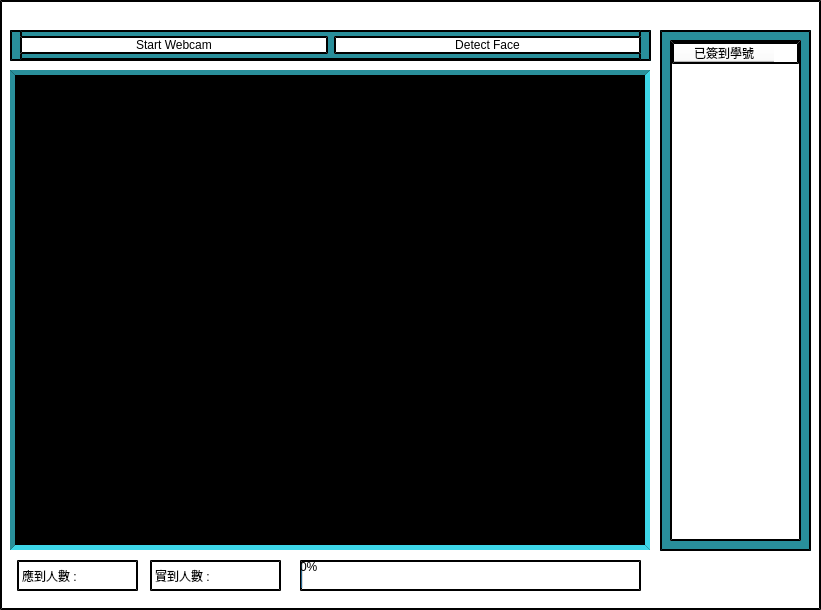
<?xml version="1.0" encoding="UTF-8"?>
<ui version="4.0">
 <class>Dialog</class>
 <widget class="QDialog" name="Dialog">
  <property name="geometry">
   <rect>
    <x>0</x>
    <y>0</y>
    <width>821</width>
    <height>610</height>
   </rect>
  </property>
  <property name="palette">
   <palette>
    <active>
     <colorrole role="Button">
      <brush brushstyle="SolidPattern">
       <color alpha="255">
        <red>255</red>
        <green>255</green>
        <blue>255</blue>
       </color>
      </brush>
     </colorrole>
     <colorrole role="Base">
      <brush brushstyle="SolidPattern">
       <color alpha="255">
        <red>255</red>
        <green>255</green>
        <blue>255</blue>
       </color>
      </brush>
     </colorrole>
     <colorrole role="Window">
      <brush brushstyle="SolidPattern">
       <color alpha="255">
        <red>255</red>
        <green>255</green>
        <blue>255</blue>
       </color>
      </brush>
     </colorrole>
    </active>
    <inactive>
     <colorrole role="Button">
      <brush brushstyle="SolidPattern">
       <color alpha="255">
        <red>255</red>
        <green>255</green>
        <blue>255</blue>
       </color>
      </brush>
     </colorrole>
     <colorrole role="Base">
      <brush brushstyle="SolidPattern">
       <color alpha="255">
        <red>255</red>
        <green>255</green>
        <blue>255</blue>
       </color>
      </brush>
     </colorrole>
     <colorrole role="Window">
      <brush brushstyle="SolidPattern">
       <color alpha="255">
        <red>255</red>
        <green>255</green>
        <blue>255</blue>
       </color>
      </brush>
     </colorrole>
    </inactive>
    <disabled>
     <colorrole role="Button">
      <brush brushstyle="SolidPattern">
       <color alpha="255">
        <red>255</red>
        <green>255</green>
        <blue>255</blue>
       </color>
      </brush>
     </colorrole>
     <colorrole role="Base">
      <brush brushstyle="SolidPattern">
       <color alpha="255">
        <red>255</red>
        <green>255</green>
        <blue>255</blue>
       </color>
      </brush>
     </colorrole>
     <colorrole role="Window">
      <brush brushstyle="SolidPattern">
       <color alpha="255">
        <red>255</red>
        <green>255</green>
        <blue>255</blue>
       </color>
      </brush>
     </colorrole>
    </disabled>
   </palette>
  </property>
  <property name="contextMenuPolicy">
   <enum>Qt::NoContextMenu</enum>
  </property>
  <property name="windowTitle">
   <string>Dialog</string>
  </property>
  <property name="windowOpacity">
   <double>1.000000000000000</double>
  </property>
  <property name="styleSheet">
   <string notr="true">background-color: rgb(255, 255, 255);
border-color: rgb(0,0,0);
border-width : 2px;
border-style:inset;</string>
  </property>
  <property name="modal">
   <bool>true</bool>
  </property>
  <widget class="QLabel" name="imglabel">
   <property name="geometry">
    <rect>
     <x>10</x>
     <y>70</y>
     <width>640</width>
     <height>480</height>
    </rect>
   </property>
   <property name="palette">
    <palette>
     <active>
      <colorrole role="Button">
       <brush brushstyle="SolidPattern">
        <color alpha="255">
         <red>0</red>
         <green>0</green>
         <blue>0</blue>
        </color>
       </brush>
      </colorrole>
      <colorrole role="Base">
       <brush brushstyle="SolidPattern">
        <color alpha="255">
         <red>0</red>
         <green>0</green>
         <blue>0</blue>
        </color>
       </brush>
      </colorrole>
      <colorrole role="Window">
       <brush brushstyle="SolidPattern">
        <color alpha="255">
         <red>0</red>
         <green>0</green>
         <blue>0</blue>
        </color>
       </brush>
      </colorrole>
     </active>
     <inactive>
      <colorrole role="Button">
       <brush brushstyle="SolidPattern">
        <color alpha="255">
         <red>0</red>
         <green>0</green>
         <blue>0</blue>
        </color>
       </brush>
      </colorrole>
      <colorrole role="Base">
       <brush brushstyle="SolidPattern">
        <color alpha="255">
         <red>0</red>
         <green>0</green>
         <blue>0</blue>
        </color>
       </brush>
      </colorrole>
      <colorrole role="Window">
       <brush brushstyle="SolidPattern">
        <color alpha="255">
         <red>0</red>
         <green>0</green>
         <blue>0</blue>
        </color>
       </brush>
      </colorrole>
     </inactive>
     <disabled>
      <colorrole role="Button">
       <brush brushstyle="SolidPattern">
        <color alpha="255">
         <red>0</red>
         <green>0</green>
         <blue>0</blue>
        </color>
       </brush>
      </colorrole>
      <colorrole role="Base">
       <brush brushstyle="SolidPattern">
        <color alpha="255">
         <red>0</red>
         <green>0</green>
         <blue>0</blue>
        </color>
       </brush>
      </colorrole>
      <colorrole role="Window">
       <brush brushstyle="SolidPattern">
        <color alpha="255">
         <red>0</red>
         <green>0</green>
         <blue>0</blue>
        </color>
       </brush>
      </colorrole>
     </disabled>
    </palette>
   </property>
   <property name="styleSheet">
    <string notr="true">background-color: rgb(0, 0, 0);
border-color: rgb(41, 143, 155);
border-width : 5px;
border-style:inset;
</string>
   </property>
   <property name="frameShape">
    <enum>QFrame::Box</enum>
   </property>
   <property name="frameShadow">
    <enum>QFrame::Plain</enum>
   </property>
   <property name="text">
    <string/>
   </property>
  </widget>
  <widget class="QFrame" name="frame">
   <property name="geometry">
    <rect>
     <x>660</x>
     <y>30</y>
     <width>151</width>
     <height>521</height>
    </rect>
   </property>
   <property name="styleSheet">
    <string notr="true">background-color: rgb(41, 143, 155);</string>
   </property>
   <property name="frameShape">
    <enum>QFrame::StyledPanel</enum>
   </property>
   <property name="frameShadow">
    <enum>QFrame::Sunken</enum>
   </property>
   <widget class="QTableWidget" name="tableWidget">
    <property name="geometry">
     <rect>
      <x>10</x>
      <y>10</y>
      <width>131</width>
      <height>501</height>
     </rect>
    </property>
    <property name="styleSheet">
     <string notr="true">background-color: rgb(255, 255, 255);
</string>
    </property>
    <property name="rowCount">
     <number>0</number>
    </property>
    <property name="columnCount">
     <number>1</number>
    </property>
    <column>
     <property name="text">
      <string>已簽到學號</string>
     </property>
    </column>
   </widget>
  </widget>
  <widget class="QFrame" name="frame_2">
   <property name="geometry">
    <rect>
     <x>10</x>
     <y>30</y>
     <width>641</width>
     <height>31</height>
    </rect>
   </property>
   <property name="styleSheet">
    <string notr="true">background-color: rgb(41, 143, 155);</string>
   </property>
   <property name="frameShape">
    <enum>QFrame::StyledPanel</enum>
   </property>
   <property name="frameShadow">
    <enum>QFrame::Raised</enum>
   </property>
   <widget class="QWidget" name="layoutWidget">
    <property name="geometry">
     <rect>
      <x>10</x>
      <y>0</y>
      <width>621</width>
      <height>30</height>
     </rect>
    </property>
    <layout class="QHBoxLayout" name="horizontalLayout">
     <item>
      <widget class="QPushButton" name="turnButton">
       <property name="toolTip">
        <string>&lt;html&gt;&lt;head/&gt;&lt;body&gt;&lt;p&gt;&lt;br/&gt;&lt;/p&gt;&lt;/body&gt;&lt;/html&gt;</string>
       </property>
       <property name="autoFillBackground">
        <bool>false</bool>
       </property>
       <property name="styleSheet">
        <string notr="true">background-color: rgb(255, 255, 255);

font: 75 9pt &quot;微軟正黑體&quot;;
selection-color: rgb(0, 170, 255);
selection-background-color: rgb(255, 0, 0);


</string>
       </property>
       <property name="text">
        <string>Start Webcam</string>
       </property>
       <property name="checkable">
        <bool>false</bool>
       </property>
      </widget>
     </item>
     <item>
      <widget class="QPushButton" name="detectButton">
       <property name="styleSheet">
        <string notr="true">background-color: rgb(255, 255, 255);
font: 75 9pt &quot;微軟正黑體&quot;;</string>
       </property>
       <property name="text">
        <string>Detect Face</string>
       </property>
      </widget>
     </item>
    </layout>
   </widget>
  </widget>
  <widget class="QLabel" name="label">
   <property name="geometry">
    <rect>
     <x>17</x>
     <y>560</y>
     <width>121</width>
     <height>31</height>
    </rect>
   </property>
   <property name="text">
    <string>應到人數 : </string>
   </property>
  </widget>
  <widget class="QLabel" name="label_2">
   <property name="geometry">
    <rect>
     <x>150</x>
     <y>560</y>
     <width>131</width>
     <height>31</height>
    </rect>
   </property>
   <property name="text">
    <string>實到人數 :</string>
   </property>
  </widget>
  <widget class="QProgressBar" name="progressBar">
   <property name="geometry">
    <rect>
     <x>300</x>
     <y>560</y>
     <width>341</width>
     <height>31</height>
    </rect>
   </property>
   <property name="value">
    <number>0</number>
   </property>
   <property name="orientation">
    <enum>Qt::Horizontal</enum>
   </property>
   <property name="textDirection">
    <enum>QProgressBar::TopToBottom</enum>
   </property>
  </widget>
 </widget>
 <resources/>
 <connections/>
</ui>
